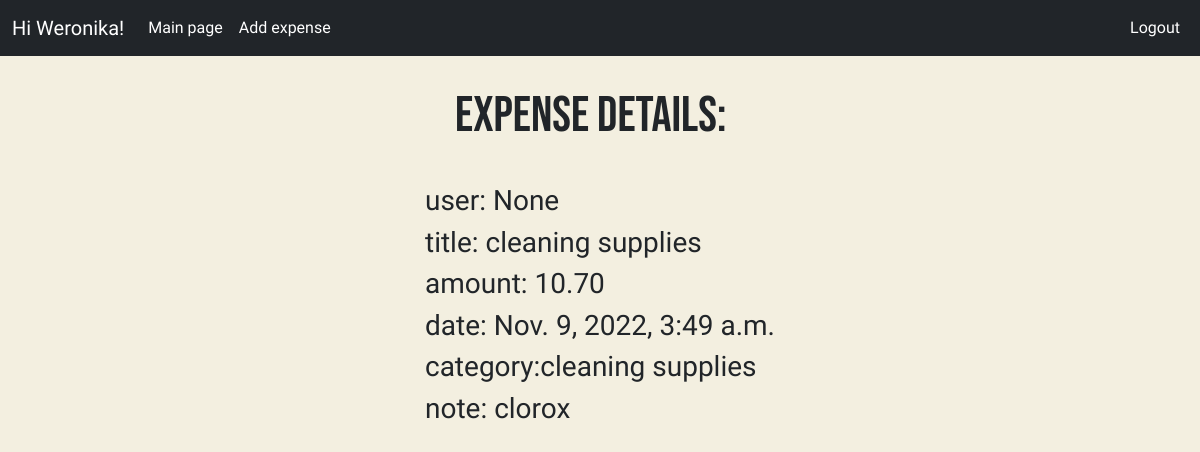
Before: /expense/3 (signed in) with the older database file.
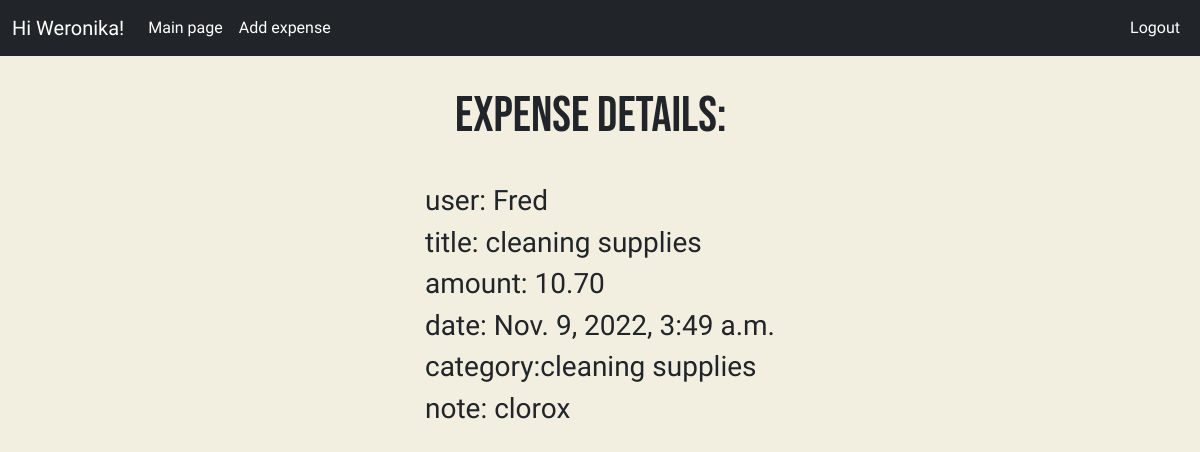
After: the same page with the newer database file.
### expense_list/models.py (models this page shows, shortened)
class Expense(models.Model):
    user = models.ForeignKey(User, on_delete=models.CASCADE, null=True, blank=True)
    title = models.CharField(max_length=200, null= False, blank=False, default='title')
    amount = models.DecimalField(max_digits=8, decimal_places=2)
    description = models.TextField(null=False, blank=True, default='text')
    date = models.DateTimeField(default=timezone.now)
    category = models.ForeignKey(Category, on_delete=models.CASCADE)
    class Meta:
        ordering = ['-date']

class Category(models.Model):
    title = models.CharField(max_length=50, null=True, blank=False)
    def __str__(self):
        return self.title

### expense_list/views.py (the view)
# urls.py: path('expense/<int:pk>', ExpenseDetail.as_view(), name='expensedetail'),
class ExpenseDetail(LoginRequiredMixin, DetailView):
    model = Expense
    context_object_name = 'expense'

### expense_list/templates/expense_list/expense_detail.html (shortened to what this page needs)
{% extends 'expense_list/main.html' %}
{% block content %}
<nav class="navbar navbar-expand-lg navbar-dark bg-dark sticky-top">
  <div class="container-fluid">
    <a class="navbar-brand">Hi {{request.user|title}}!</a>
    <div class="collapse navbar-collapse" id="navbarNav">
      <ul class="navbar-nav me-auto">
        <li class="nav-item">
          <a class="nav-link active" href="{% url 'expenselist' %}">Main page</a>
        </li>
                <li class="nav-item">
          <a class="nav-link active" href="{% url 'expensecreate' %}">Add expense</a>
        </li>
      </ul>
      <ul class="navbar-nav ms-auto">
        {% if request.user.is_authenticated %}
        <li class="nav-item">
          <a class="nav-link active" href = "{% url 'logout' %}">Logout</a>
        </li>
          {% else %}
        <li class="nav-item">
          <a class="nav-link active" href = "{% url 'login' %}">Login</a>
        </li>
        {% endif %}
      </ul>
    </div>
  </div>
</nav>
<div class="container-fluid d-flex justify-content-center">
    <div class="row">
    <div class="col-12-xsmall add-expense">
    <h2>Expense details:</h2>
    <h3>user: {{expense.user}}</h3>
    <h3>title: {{expense.title}}</h3>
    <h3>amount: {{expense.amount}}</h3>
    <h3>date: {{expense.date}}</h3>
    <h3>category:{{expense.category}}</h3>
    <h3>note: {{expense.description}}</h3>
    </div>
    </div>
</div>
{% endblock content %}

Changed rows visible on the page:
changed Expense "cleaning supplies": user "None" → "Fred"
